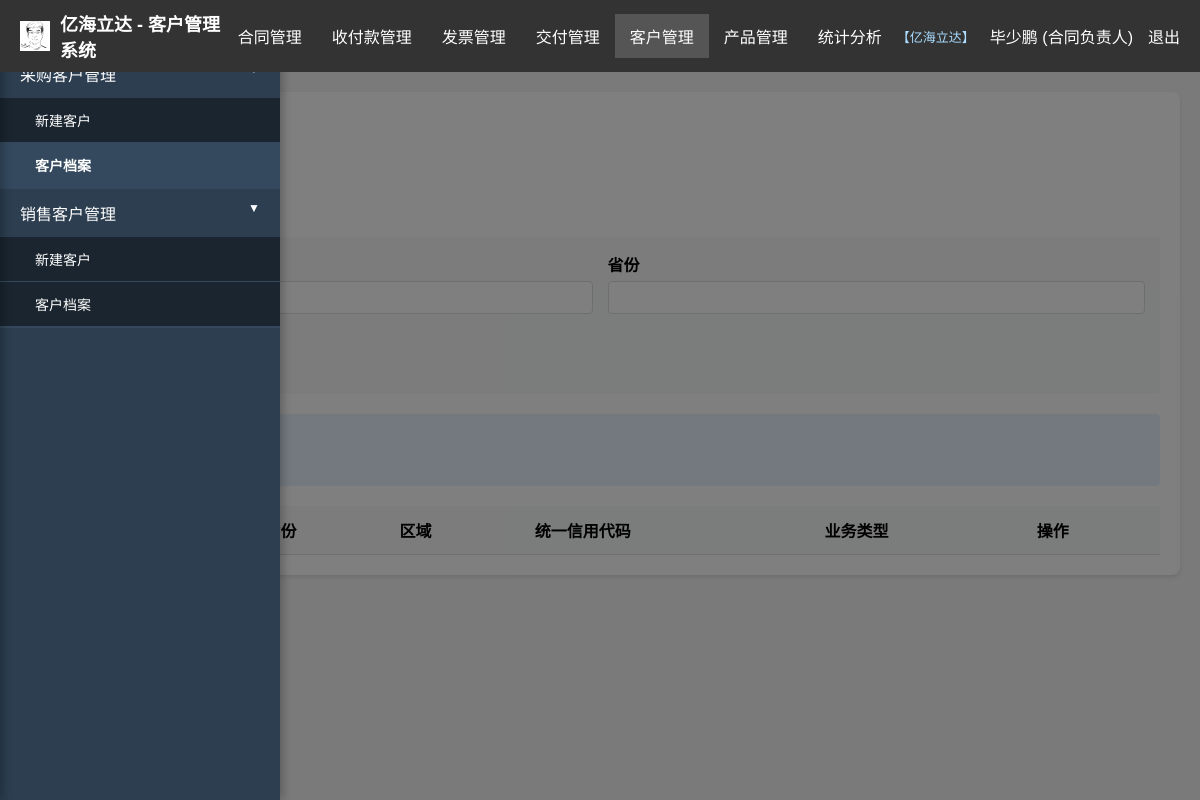
Screenshot of /customer/archive/采购 (signed in) with the database file from the repository.
### models.py (models this page shows, shortened)
class TenantCustomer(db.Model):
    id = db.Column(db.Integer, primary_key=True)
    name = db.Column(db.String(200), nullable=False, unique=True)
    description = db.Column(db.String(500))
    created_at = db.Column(db.DateTime, default=datetime.utcnow)
    system_name = db.Column(db.String(200))
    company_name = db.Column(db.String(200))
    logo_file = db.Column(db.String(200))
    trial_expires_at = db.Column(db.DateTime, nullable=True)
    users = db.relationship('User', backref='tenant', lazy=True)

class User(db.Model):
    id = db.Column(db.Integer, primary_key=True)
    username = db.Column(db.String(50), nullable=False)
    __table_args__ = (db.UniqueConstraint('username', 'customer_id', name='uq_user_username_tenant'),)
    password_hash = db.Column(db.String(200), nullable=False)
    role = db.Column(db.String(50), nullable=False)
    permissions = db.Column(db.String(500))
    created_at = db.Column(db.DateTime, default=datetime.utcnow)
    customer_id = db.Column(db.Integer, db.ForeignKey('tenant_customer.id'), nullable=True)
    organization_id = db.Column(db.Integer, db.ForeignKey('organization.id'), nullable=True)

### app.py (the view)
@app.route('/customer/archive/<business_type>')
@login_required
def customer_archive(business_type):
    if business_type not in ['采购', '销售']:
        flash('业务类型错误', 'warning')
        return redirect(url_for('customers'))
    query = Customer.query.filter(Customer.business_type == business_type)
    customer_id = get_current_customer_id()
    if customer_id is not None:
        query = query.filter(Customer.customer_id == customer_id)
    if request.args.get('name'):
        query = query.filter(Customer.name.like(f"%{request.args.get('name')}%"))
    if request.args.get('province'):
        query = query.filter(Customer.province.like(f"%{request.args.get('province')}%"))
    customers_list = query.order_by(Customer.province, Customer.name).all()
    user_permissions = get_user_permissions_string(session['user_id'])
    return render_template('customer_archive.html',
                         customers=customers_list,
                         business_type=business_type,
                         user_permissions=user_permissions)

### app.py (called while the page is built)
def get_current_customer_id():
    if 'user_id' not in session:
        return None
    user = db.session.get(User, session['user_id'])
    return user.customer_id if user else None

def get_user_function_permissions(user_id):
    user = db.session.get(User, user_id)
    if not user:
        return []
    if user.role == '超级管理员' or user.permissions == 'all':
        return 'all'
    permissions = set()
    if user.permissions:
        if user.permissions == 'all':
            return 'all'
        permissions.update(user.permissions.split(','))
    user_positions = UserPosition.query.filter_by(user_id=user_id).all()
    for up in user_positions:
        position = db.session.get(Position, up.position_id)
        if position and position.function_permissions:
            position_perms = position.function_permissions.split(',')
            permissions.update(position_perms)
    return list(permissions)

def get_user_permissions_string(user_id):
    permissions = get_user_function_permissions(user_id)
    if permissions == 'all':
        return 'all'
    return ','.join(permissions) if permissions else ''

def login_required(f):
    @wraps(f)
    def decorated_function(*args, **kwargs):
        if 'user_id' not in session:
            flash('请先登录', 'warning')
            return redirect(url_for('login'))
        return f(*args, **kwargs)
    return decorated_function

### templates/customer_archive.html (shortened to what this page needs)
{% extends "base.html" %}
{% block content %}
<h2>{{ business_type }}客户档案</h2>
<div style="margin-bottom: 20px;">
    <a href="{{ url_for('new_customer_with_type', business_type=business_type) }}" class="btn btn-primary">新建{{ business_type }}客户</a>
</div>
<div style="background: #f8f9fa; padding: 15px; border-radius: 4px; margin-bottom: 20px;">
    <form method="GET" action="{{ url_for('customer_archive', business_type=business_type) }}">
        <div class="form-row">
            <div class="form-group">
                <label>客户名称</label>
                <input type="text" name="name" value="{{ request.args.get('name', '') }}">
            </div>
            <div class="form-group">
                <label>省份</label>
                <input type="text" name="province" value="{{ request.args.get('province', '') }}">
            </div>
        </div>
        <button type="submit" class="btn btn-primary">筛选</button>
        <a href="{{ url_for('customer_archive', business_type=business_type) }}" class="btn btn-secondary">清除</a>
    </form>
</div>
<div style="background:#e7f3ff;padding:15px;border-radius:4px;margin-bottom:20px;border-left:4px solid #007bff;">
    <div style="display:grid;grid-template-columns:repeat(3,1fr);gap:15px;">
        <div>
            <div style="color:#666;font-size:13px;">客户数量</div>
            <div style="font-size:20px;font-weight:bold;color:#333;">{{ customers|length }}</div>
        </div>
    </div>
</div>
<table>
    <thead>
        <tr>
            <th>客户名称</th>
            <th>省份</th>
            <th>区域</th>
            <th>统一信用代码</th>
            <th>业务类型</th>
            <th>操作</th>
        </tr>
    </thead>
</table>
{% endblock %}

### templates/base.html (shortened to what this page needs)
<!DOCTYPE html>
<html lang="zh-CN">
<head>
    <link rel="stylesheet" href="https://cdn.jsdelivr.net/npm/flatpickr/dist/flatpickr.min.css">
</head>
<body>
    <div class="top-nav">
        <div class="logo">
            {% if company_logo_file %}<img src="{{ url_for('static', filename=company_logo_file) }}" alt="logo">{% endif %}
            {% if company_name %}{{ company_name }} - {% endif %}{{ system_name|default('客户管理系统') }}
        </div>
        <ul class="top-menu">
            {% if session.username == 'superadmin' %}
            <li><a href="{{ url_for('tenant_management') }}">租户管理</a></li>
            <li><a href="{{ url_for('sysconfig') }}">系统配置</a></li>
            {% else %}
            <li id="contractMenu">
                <a href="{{ url_for('index') }}">合同管理</a>
            </li>
            <li id="paymentMenu">
                <a href="{{ url_for('payments_list') }}">收付款管理</a>
            </li>
            <li id="invoiceMenu">
                <a href="{{ url_for('invoices_list') }}">发票管理</a>
            </li>
            <li id="deliveryMenu">
                <a href="{{ url_for('deliveries_list') }}">交付管理</a>
            </li>
            <li id="customerMenu">
                <a href="{{ url_for('customers') }}">客户管理</a>
            </li>
            <li id="productMenu">
                <a href="{{ url_for('products') }}">产品管理</a>
            </li>
            <li><a href="{{ url_for('statistics') }}">统计分析</a></li>
            {% endif %}
        </ul>
        <div class="user-info">
            {% if current_tenant_name %}
            <span style="color: #adf; font-size:13px;">【{{ current_tenant_name }}】</span>
            {% elif session.username == 'superadmin' %}
            <span style="color: #adf; font-size:13px;">【系统总后台】</span>
            {% endif %}
            <span>{{ session.username }} ({{ session.role }})</span>
            <a href="{{ url_for('logout') }}">退出</a>
        </div>
    </div>
    <div class="overlay" id="overlay" onclick="closeSidebar()"></div>
    <button class="sidebar-toggle-btn" id="sidebarToggleBtn" onclick="showSidebarFromButton()">
    </button>
    <aside class="sidebar-panel" id="sidebarCustomer">
        <ul class="sidebar-menu">
            <li class="menu-item-expandable active">
                <a onclick="toggleSubmenu(this)">采购客户管理</a>
                <ul class="submenu" style="display: block;">
                    <li><a href="{{ url_for('new_customer_with_type', business_type='采购') }}">新建客户</a></li>
                    <li><a href="{{ url_for('customer_archive', business_type='采购') }}">客户档案</a></li>
                </ul>
            </li>
            <li class="menu-item-expandable active">
                <a onclick="toggleSubmenu(this)">销售客户管理</a>
                <ul class="submenu" style="display: block;">
                    <li><a href="{{ url_for('new_customer_with_type', business_type='销售') }}">新建客户</a></li>
                    <li><a href="{{ url_for('customer_archive', business_type='销售') }}">客户档案</a></li>
                </ul>
            </li>
        </ul>
    </aside>
    <main class="main-content">
        <div class="container">
            {% block content %}{% endblock %}
        </div>
    </main>
</body>
</html>

### templates/base.html (style rules this page uses)
* { margin: 0; padding: 0; box-sizing: border-box; }
body { font-family: Arial, sans-serif; background: #f5f5f5; }
.top-nav { background: #333; padding: 10px 20px; display: flex; align-items: center; position: relative; z-index: 100; }
.top-nav .logo { color: white; font-size: 18px; font-weight: bold; margin-right: auto; display: flex; align-items: center; }
.top-nav .logo img { height: 30px; margin-right: 10px; }
.top-menu { display: flex; align-items: center; gap: 0; flex: 1; }
.top-menu > li { list-style: none; position: relative; }
.top-menu > li > a { display: block; padding: 10px 15px; color: white; text-decoration: none; white-space: nowrap; cursor: pointer; }
.top-menu > li.active > a { background: #555; }
.user-info { display: flex; align-items: center; gap: 15px; margin-left: auto; }
.user-info span, .user-info a { color: white; text-decoration: none; white-space: nowrap; }
.sidebar-panel { position: fixed; left: -280px; top: 50px; width: 280px; height: calc(100vh - 50px); background: #2c3e50; color: white; overflow-y: auto; transition: left 0.3s ease; z-index: 99; box-shadow: 2px 0 10px rgba(0,0,0,0.3); }
.sidebar-panel.open { left: 0; }
.sidebar-menu { list-style: none; padding: 0; }
.sidebar-menu li { border-bottom: 1px solid #34495e; }
.sidebar-menu a { display: block; padding: 12px 20px; color: white; text-decoration: none; transition: background 0.3s; }
.menu-item-expandable { position: relative; }
.menu-item-expandable > a { cursor: pointer; padding-right: 40px !important; }
.menu-item-expandable > a::after { content: '▼'; position: absolute; right: 20px; transition: transform 0.3s; font-size: 12px; }
.menu-item-expandable.active > a::after { content: '▼'; transform: rotate(0deg); }
.submenu { display: none; background: #1a252f; list-style: none; }
.menu-item-expandable.active > .submenu { display: block; }
.submenu a { padding-left: 35px; font-size: 14px; }
.overlay { position: fixed; top: 50px; left: 0; width: 100%; height: calc(100vh - 50px); background: rgba(0,0,0,0.5); display: none; z-index: 98; }
.overlay.show { display: block; }
.main-content { padding: 20px; transition: margin-left 0.3s ease; }
.container { max-width: 1400px; margin: 0 auto; background: white; padding: 20px; border-radius: 8px; box-shadow: 0 2px 4px rgba(0,0,0,0.1); }
h1, h2 { color: #333; margin-bottom: 20px; }
.btn { padding: 8px 16px; border: none; border-radius: 4px; cursor: pointer; text-decoration: none; display: inline-block; margin: 5px; }
.btn-primary { background: #007bff; color: white; }
.btn-secondary { background: #6c757d; color: white; }
table { width: 100%; border-collapse: collapse; margin-top: 20px; }
th, td { padding: 12px; text-align: left; border-bottom: 1px solid #ddd; }
th { background: #f8f9fa; font-weight: bold; }
.form-group { margin-bottom: 15px; }
label { display: block; margin-bottom: 5px; font-weight: bold; }
input, select, textarea { width: 100%; padding: 8px; border: 1px solid #ddd; border-radius: 4px; }
.form-row { display: grid; grid-template-columns: 1fr 1fr; gap: 15px; }
.sidebar-toggle-btn { position: fixed; left: 10px; top: 70px; width: 40px; height: 40px; background: #007bff; color: white; border: none; border-radius: 50%; cursor: pointer; box-shadow: 0 2px 8px rgba(0,0,0,0.2); display: none; align-items: center; justify-content: center; font-size: 20px; z-index: 50; transition: all 0.3s; }
.sidebar-toggle-btn.show { display: flex; }

### rows the page displays
TenantCustomer: logo_file (picture), company_name "亿海立达", name "亿海立达"
User: username "毕少鹏", role "合同负责人"

### other values shown
{{ system_name|default('客户管理系统') }} "客户管理系统"
